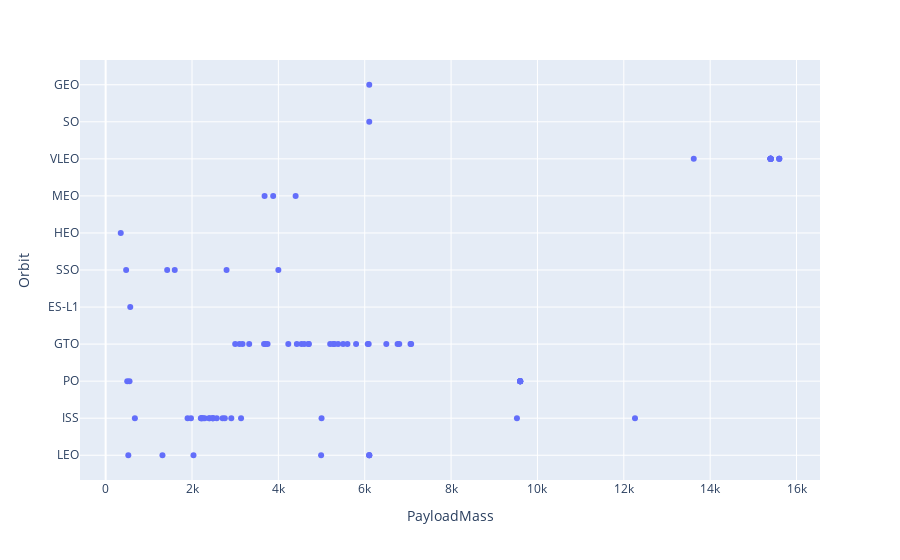

The notebook cell saved with this chart:
### Markdown cell above
Similarly, we can plot the Payload vs. Orbit scatter point charts to reveal the relationship between Payload and Orbit type

### Code cell
# Plot a scatter point chart with x axis to be Payload and y axis to be the Orbit, and hue to be the class value
fig=px.scatter(df,x='PayloadMass',y='Orbit')
fig.show()

### Figure 1 — Plotly figure (JSON) as saved in the notebook; plotly's stock layout.template omitted (floating-point values rounded to 4 significant figures)
{"data": [{"hovertemplate": "PayloadMass=%{x}<br>Orbit=%{y}<extra></extra>", "legendgroup": "", "marker": {"color": "#636efa", "symbol": "circle"}, "mode": "markers", "name": "", "orientation": "h", "showlegend": false, "type": "scatter", "x": [6105.0, 525, 677, 500, 3170, 3325, 2296, 1316, 4535, 4428, 2216, 2395, 570, 1898, 4707, 2477, 2034, 553, 5271, 3136, 4696, 3100, 2257, 4600, 5500, 9600, 2490, 5600, 5300, 6105.0, 6070, 2708, 3669, 9600, 6761, 2910, 475, 4990, 9600, 5200, 3700, 2205, 9600, 6105.0, 4230, 6092, 9600, 2760, 350, 3750, 5384.0, 2410, 7076, 9600, 5800, 7060, 2800, 3000, 4000, 2573, 4400, 9600, 12259, 2482, 13620, 1425, 2228.0, 6500, 15600, 5000, 6800, 15400, 6105.0, 15600, 15400, 1977, 15600, 15400, 9525, 15400, 15400, 3880, 6105.0, 15400, 1600, 15400, 15400, 15400, 15400, 3681], "xaxis": "x", "y": ["LEO", "LEO", "ISS", "PO", "GTO", "GTO", "ISS", "LEO", "GTO", "GTO", "ISS", "ISS", "ES-L1", "ISS", "GTO", "ISS", "LEO", "PO", "GTO", "ISS", "GTO", "GTO", "ISS", "GTO", "GTO", "PO", "ISS", "GTO", "GTO", "LEO", "GTO", "ISS", "GTO", "PO", "GTO", "ISS", "SSO", "LEO", "PO", "GTO", "GTO", "ISS", "PO", "LEO", "GTO", "GTO", "PO", "ISS", "HEO", "GTO", "GTO", "ISS", "GTO", "PO", "GTO", "GTO", "SSO", "GTO", "SSO", "ISS", "MEO", "PO", "ISS", "ISS", "VLEO", "SSO", "ISS", "GTO", "VLEO", "ISS", "GTO", "VLEO", "SO", "VLEO", "VLEO", "ISS", "VLEO", "VLEO", "ISS", "VLEO", "VLEO", "MEO", "GEO", "VLEO", "SSO", "VLEO", "VLEO", "VLEO", "VLEO", "MEO"], "yaxis": "y"}], "layout": {"autosize": true, "legend": {"tracegroupgap": 0}, "margin": {"t": 60}, "xaxis": {"anchor": "y", "autorange": true, "domain": [0, 1], "range": [-560.2, 16510.0], "title": {"text": "PayloadMass"}, "type": "linear"}, "yaxis": {"anchor": "x", "autorange": true, "domain": [0, 1], "range": [-0.709, 10.71], "title": {"text": "Orbit"}, "type": "category"}}}
